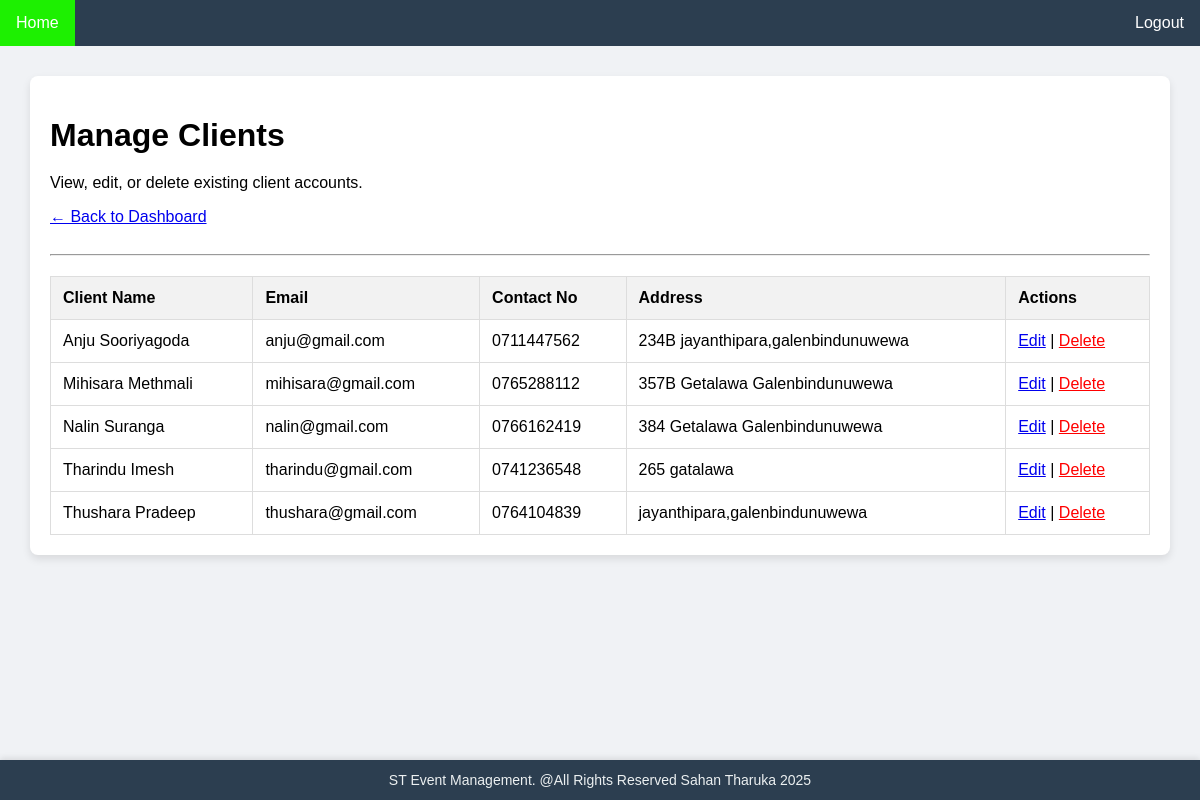
Page /manage-clients.php (signed in) on the committed database.
### tables this page shows
CREATE TABLE IF NOT EXISTS `clients` (
  `client_id` int UNSIGNED NOT NULL AUTO_INCREMENT,
  `client_name` varchar(100) NOT NULL,
  `contact_no` varchar(20) DEFAULT NULL,
  `email_address` varchar(150) DEFAULT NULL,
  `address` varchar(200) DEFAULT NULL,
  `password` varchar(255) DEFAULT NULL,
  `created_at` timestamp NOT NULL DEFAULT CURRENT_TIMESTAMP,
  PRIMARY KEY (`client_id`),
  UNIQUE KEY `email_address` (`email_address`)
);

### manage-clients.php (the view, shortened to what this page needs)
<?php
include_once 'header.php';
require_once 'includes/dbconnection.php';
?>
<div class="page-container">
    <h1>Manage Clients</h1>
    <p>View, edit, or delete existing client accounts.</p>
    <a href="staff.php" style="display:inline-block; margin-bottom: 20px;">&larr; Back to Dashboard</a>
    <hr style="margin-bottom: 20px;">
    <table style="width:100%; border-collapse: collapse; margin-top: 20px;">
        <thead style="background-color: #f2f2f2;">
            <tr>
                <th style="padding: 12px; border: 1px solid #ddd; text-align: left;">Client Name</th>
                <th style="padding: 12px; border: 1px solid #ddd; text-align: left;">Email</th>
                <th style="padding: 12px; border: 1px solid #ddd; text-align: left;">Contact No</th>
                <th style="padding: 12px; border: 1px solid #ddd; text-align: left;">Address</th>
                <th style="padding: 12px; border: 1px solid #ddd; text-align: left;">Actions</th>
            </tr>
        </thead>
        <tbody>
            <?php
            $sql_select = "SELECT * FROM clients ORDER BY client_name ASC";
            $result = $conn->query($sql_select);
            if ($result->num_rows > 0) {
                while($row = $result->fetch_assoc()) {
                    echo "<tr>";
                    echo "<td style='padding: 12px; border: 1px solid #ddd;'>" . htmlspecialchars($row['client_name']) . "</td>";
                    echo "<td style='padding: 12px; border: 1px solid #ddd;'>" . htmlspecialchars($row['email_address']) . "</td>";
                    echo "<td style='padding: 12px; border: 1px solid #ddd;'>" . htmlspecialchars($row['contact_no']) . "</td>";
                    echo "<td style='padding: 12px; border: 1px solid #ddd;'>" . htmlspecialchars($row['address']) . "</td>";
                    echo "<td style='padding: 12px; border: 1px solid #ddd;'>";
                    echo "<a href='edit-client.php?id=" . $row['client_id'] . "'>Edit</a> | ";
                    echo "<a href='includes/delete-client.inc.php?id=" . $row['client_id'] . "' onclick='return confirm(\"Are you sure? This will also delete all bookings made by this client!\");' style='color:red;'>Delete</a>";
                    echo "</td>";
                    echo "</tr>";
                }
            } else {
                echo "<tr><td colspan='5' style='padding: 12px; border: 1px solid #ddd; text-align: center;'>No clients found.</td></tr>";
            }
            ?>
        </tbody>
    </table>
</div>
<?php include_once 'footer.php'; ?>

### header.php (style rules this page uses)
body { font-family:sans-serif;margin:0;padding:0;background-color:#f0f2f5; }
.page-container { max-width:1100px;margin:30px auto;padding:20px;background-color:#fff;border-radius:8px;box-shadow:0 4px 8px rgba(0,0,0,0.1); }
.form-container h1, .page-container h1, .page-container h2 { margin-bottom:20px; }

### manage-clients.php (style rules this page uses)
body { margin: 0; padding: 0; background-image: url('uploads/Available Venues1.png'); background-size: cover; background-position: center; background-repeat: no-repeat; height: 100vh; }

### rows in the picture
clients: client_name "Anju Sooriyagoda", email_address "anju@gmail.com", contact_no "0711447562", address "234B jayanthipara,galenbindunuwewa"
clients: client_name "Mihisara Methmali", email_address "mihisara@gmail.com", contact_no "0765288112", address "357B Getalawa Galenbindunuwewa"
clients: client_name "Nalin Suranga", email_address "nalin@gmail.com", contact_no "0766162419", address "384 Getalawa Galenbindunuwewa"
clients: client_name "Tharindu Imesh", email_address "tharindu@gmail.com", contact_no "0741236548", address "265 gatalawa"
clients: client_name "Thushara Pradeep", email_address "thushara@gmail.com", contact_no "0764104839", address "jayanthipara,galenbindunuwewa"
